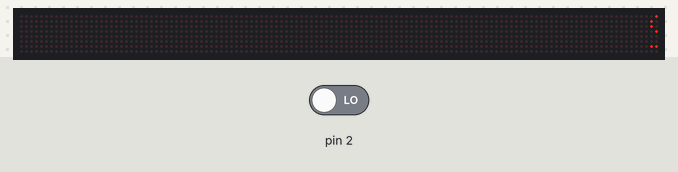
Bench run of a sketch on a simulated Arduino Mega 2560, built with avr-gcc and run on an emulated ATmega2560. Parts: 128×8 LED matrix. The inputs (shaded band) are chosen by the test bench; at power-on: pin 2 LOW.

Above: at 0.11 s.
At 1.26 s:
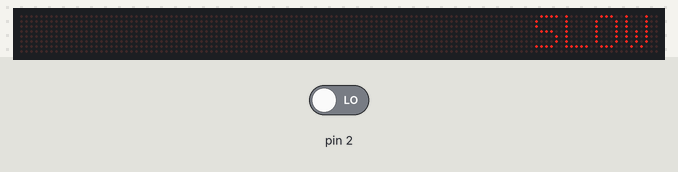
1.3 s: pin 2 driven HIGH
At 1.36 s:
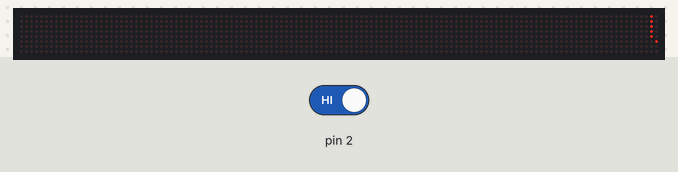

The sketch:

blind_curve_notifier.ino
```cpp
// Including the required Arduino libraries
#include <MD_Parola.h>
#include <MD_MAX72xx.h>
#include <SPI.h>

// Uncomment according to your hardware type
#define HARDWARE_TYPE MD_MAX72XX::FC16_HW
//#define HARDWARE_TYPE MD_MAX72XX::GENERIC_HW

// Defining size, and output pins
#define MAX_DEVICES 16
#define CS_PIN 53

// Create a new instance of the MD_Parola class with hardware SPI connection
MD_Parola myDisplay = MD_Parola(HARDWARE_TYPE, CS_PIN, MAX_DEVICES);

boolean setOnce = false;
boolean setOnceLow = false;
long previousMillis = 0;
boolean displayChange = true;

void setup() {
  // Intialize the object

  Serial.begin(9600);
  pinMode(2, INPUT);

  myDisplay.begin();

  // Set the intensity (brightness) of the display (0-15)
  myDisplay.setIntensity(0);

  // Clear the display
  myDisplay.displayClear();

}

void loop() {


  if(digitalRead(2) == HIGH){
    displayChange = false;
    previousMillis = millis();

    if(!setOnce){
       myDisplay.displayClear();
       myDisplay.displayScroll("VEHICLE APPROACHING!!!", PA_CENTER, PA_SCROLL_LEFT, 50);
       setOnce = true;
       setOnceLow = false;
    }
  }else{
     if(millis() - previousMillis > 20000 && !displayChange){
        displayChange = true;
     }

    if(!setOnceLow && displayChange){
       myDisplay.displayClear();
       myDisplay.displayScroll("SLOW DOWN!!!", PA_CENTER, PA_SCROLL_LEFT, 50);
       setOnceLow = true;
       setOnce = false;
    }
  }

  if (myDisplay.displayAnimate()) {
    myDisplay.displayReset();
  }
}
```

Measured:
- after the input at 1.3 s, the display: first changes at once (image 2 shows a later state)
